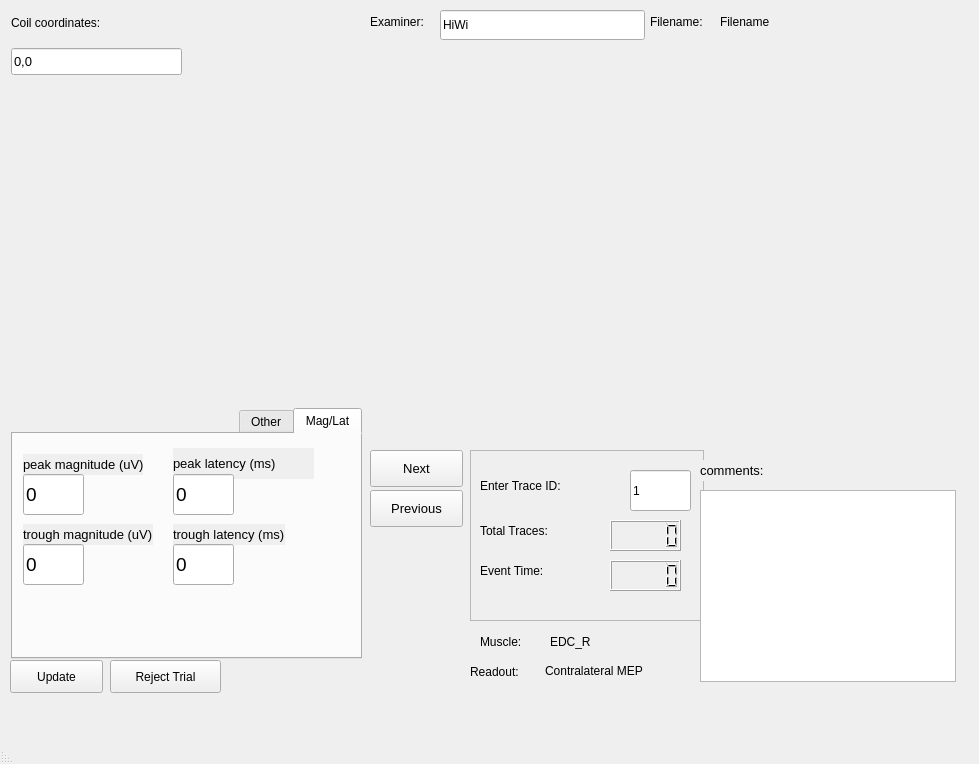
<?xml version="1.0" encoding="UTF-8"?>
<ui version="4.0">
 <class>MainWindow</class>
 <widget class="QMainWindow" name="MainWindow">
  <property name="geometry">
   <rect>
    <x>0</x>
    <y>0</y>
    <width>979</width>
    <height>764</height>
   </rect>
  </property>
  <property name="windowTitle">
   <string>MainWindow</string>
  </property>
  <property name="layoutDirection">
   <enum>Qt::RightToLeft</enum>
  </property>
  <property name="dockNestingEnabled">
   <bool>false</bool>
  </property>
  <property name="unifiedTitleAndToolBarOnMac">
   <bool>true</bool>
  </property>
  <widget class="QWidget" name="centralwidget">
   <property name="maximumSize">
    <size>
     <width>1510</width>
     <height>862</height>
    </size>
   </property>
   <property name="autoFillBackground">
    <bool>true</bool>
   </property>
   <widget class="QLabel" name="readout_label">
    <property name="geometry">
     <rect>
      <x>470</x>
      <y>660</y>
      <width>71</width>
      <height>24</height>
     </rect>
    </property>
    <property name="font">
     <font>
      <pointsize>9</pointsize>
     </font>
    </property>
    <property name="autoFillBackground">
     <bool>true</bool>
    </property>
    <property name="text">
     <string>Readout:</string>
    </property>
   </widget>
   <widget class="QLabel" name="channel_label">
    <property name="geometry">
     <rect>
      <x>550</x>
      <y>630</y>
      <width>60</width>
      <height>24</height>
     </rect>
    </property>
    <property name="font">
     <font>
      <pointsize>9</pointsize>
     </font>
    </property>
    <property name="autoFillBackground">
     <bool>true</bool>
    </property>
    <property name="text">
     <string>EDC_R</string>
    </property>
   </widget>
   <widget class="QLabel" name="readout">
    <property name="geometry">
     <rect>
      <x>545</x>
      <y>660</y>
      <width>133</width>
      <height>21</height>
     </rect>
    </property>
    <property name="font">
     <font>
      <pointsize>9</pointsize>
     </font>
    </property>
    <property name="text">
     <string>Contralateral MEP</string>
    </property>
   </widget>
   <widget class="QLabel" name="muscle_label">
    <property name="geometry">
     <rect>
      <x>480</x>
      <y>630</y>
      <width>67</width>
      <height>24</height>
     </rect>
    </property>
    <property name="font">
     <font>
      <pointsize>9</pointsize>
     </font>
    </property>
    <property name="autoFillBackground">
     <bool>true</bool>
    </property>
    <property name="text">
     <string>Muscle:</string>
    </property>
   </widget>
   <widget class="MplWidget" name="MplWidget2" native="true">
    <property name="enabled">
     <bool>true</bool>
    </property>
    <property name="geometry">
     <rect>
      <x>11</x>
      <y>82</y>
      <width>351</width>
      <height>319</height>
     </rect>
    </property>
   </widget>
   <widget class="MplWidget" name="MplWidget1" native="true">
    <property name="geometry">
     <rect>
      <x>370</x>
      <y>48</y>
      <width>591</width>
      <height>400</height>
     </rect>
    </property>
    <property name="layoutDirection">
     <enum>Qt::LeftToRight</enum>
    </property>
   </widget>
   <widget class="QFrame" name="frame">
    <property name="geometry">
     <rect>
      <x>470</x>
      <y>450</y>
      <width>234</width>
      <height>171</height>
     </rect>
    </property>
    <property name="font">
     <font>
      <pointsize>9</pointsize>
     </font>
    </property>
    <property name="frameShape">
     <enum>QFrame::StyledPanel</enum>
    </property>
    <property name="frameShadow">
     <enum>QFrame::Raised</enum>
    </property>
    <widget class="QLabel" name="label">
     <property name="geometry">
      <rect>
       <x>10</x>
       <y>20</y>
       <width>141</width>
       <height>31</height>
      </rect>
     </property>
     <property name="font">
      <font>
       <pointsize>9</pointsize>
      </font>
     </property>
     <property name="text">
      <string>Enter Trace ID:</string>
     </property>
    </widget>
    <widget class="QLineEdit" name="trace_idx_num">
     <property name="geometry">
      <rect>
       <x>160</x>
       <y>20</y>
       <width>61</width>
       <height>41</height>
      </rect>
     </property>
     <property name="font">
      <font>
       <pointsize>9</pointsize>
      </font>
     </property>
     <property name="text">
      <string>1</string>
     </property>
    </widget>
    <widget class="QLCDNumber" name="last_trace_num">
     <property name="geometry">
      <rect>
       <x>140</x>
       <y>70</y>
       <width>71</width>
       <height>31</height>
      </rect>
     </property>
     <property name="font">
      <font>
       <pointsize>9</pointsize>
      </font>
     </property>
    </widget>
    <widget class="QLabel" name="label_2">
     <property name="geometry">
      <rect>
       <x>10</x>
       <y>60</y>
       <width>131</width>
       <height>41</height>
      </rect>
     </property>
     <property name="font">
      <font>
       <pointsize>9</pointsize>
      </font>
     </property>
     <property name="text">
      <string>Total Traces: </string>
     </property>
    </widget>
    <widget class="QLCDNumber" name="event_time_num">
     <property name="geometry">
      <rect>
       <x>140</x>
       <y>110</y>
       <width>71</width>
       <height>31</height>
      </rect>
     </property>
     <property name="font">
      <font>
       <pointsize>9</pointsize>
      </font>
     </property>
    </widget>
    <widget class="QLabel" name="label_3">
     <property name="geometry">
      <rect>
       <x>10</x>
       <y>100</y>
       <width>131</width>
       <height>41</height>
      </rect>
     </property>
     <property name="font">
      <font>
       <pointsize>9</pointsize>
      </font>
     </property>
     <property name="text">
      <string>Event Time:</string>
     </property>
    </widget>
   </widget>
   <widget class="QLineEdit" name="examiner_name">
    <property name="geometry">
     <rect>
      <x>440</x>
      <y>10</y>
      <width>205</width>
      <height>30</height>
     </rect>
    </property>
    <property name="font">
     <font>
      <pointsize>9</pointsize>
     </font>
    </property>
    <property name="text">
     <string>HiWi</string>
    </property>
   </widget>
   <widget class="QLabel" name="filename_label">
    <property name="geometry">
     <rect>
      <x>650</x>
      <y>10</y>
      <width>94</width>
      <height>24</height>
     </rect>
    </property>
    <property name="font">
     <font>
      <pointsize>9</pointsize>
     </font>
    </property>
    <property name="text">
     <string>Filename: </string>
    </property>
   </widget>
   <widget class="QLabel" name="filename_label_2">
    <property name="geometry">
     <rect>
      <x>720</x>
      <y>10</y>
      <width>251</width>
      <height>24</height>
     </rect>
    </property>
    <property name="font">
     <font>
      <pointsize>9</pointsize>
     </font>
    </property>
    <property name="text">
     <string>Filename</string>
    </property>
   </widget>
   <widget class="QLabel" name="coilcoordinateslabel">
    <property name="geometry">
     <rect>
      <x>11</x>
      <y>11</y>
      <width>155</width>
      <height>24</height>
     </rect>
    </property>
    <property name="font">
     <font>
      <pointsize>9</pointsize>
     </font>
    </property>
    <property name="text">
     <string>Coil coordinates: </string>
    </property>
   </widget>
   <widget class="QLabel" name="examinerlabel">
    <property name="geometry">
     <rect>
      <x>370</x>
      <y>10</y>
      <width>96</width>
      <height>24</height>
     </rect>
    </property>
    <property name="font">
     <font>
      <pointsize>9</pointsize>
     </font>
    </property>
    <property name="text">
     <string>Examiner: </string>
    </property>
   </widget>
   <widget class="QPushButton" name="next_button">
    <property name="geometry">
     <rect>
      <x>370</x>
      <y>450</y>
      <width>93</width>
      <height>37</height>
     </rect>
    </property>
    <property name="font">
     <font>
      <pointsize>10</pointsize>
     </font>
    </property>
    <property name="text">
     <string>Next</string>
    </property>
   </widget>
   <widget class="QTextEdit" name="commentbox">
    <property name="geometry">
     <rect>
      <x>700</x>
      <y>490</y>
      <width>256</width>
      <height>192</height>
     </rect>
    </property>
   </widget>
   <widget class="QPushButton" name="previous_button">
    <property name="geometry">
     <rect>
      <x>370</x>
      <y>490</y>
      <width>93</width>
      <height>37</height>
     </rect>
    </property>
    <property name="font">
     <font>
      <pointsize>10</pointsize>
     </font>
    </property>
    <property name="text">
     <string>Previous</string>
    </property>
   </widget>
   <widget class="QPushButton" name="reject_button">
    <property name="geometry">
     <rect>
      <x>110</x>
      <y>660</y>
      <width>111</width>
      <height>33</height>
     </rect>
    </property>
    <property name="font">
     <font>
      <pointsize>9</pointsize>
     </font>
    </property>
    <property name="text">
     <string>Reject Trial</string>
    </property>
   </widget>
   <widget class="QLineEdit" name="coil_coordinate_input">
    <property name="geometry">
     <rect>
      <x>11</x>
      <y>48</y>
      <width>171</width>
      <height>27</height>
     </rect>
    </property>
    <property name="font">
     <font>
      <pointsize>10</pointsize>
     </font>
    </property>
    <property name="text">
     <string>0,0</string>
    </property>
   </widget>
   <widget class="QLabel" name="zeroxinglabel_2">
    <property name="geometry">
     <rect>
      <x>700</x>
      <y>460</y>
      <width>83</width>
      <height>21</height>
     </rect>
    </property>
    <property name="font">
     <font>
      <pointsize>10</pointsize>
     </font>
    </property>
    <property name="autoFillBackground">
     <bool>true</bool>
    </property>
    <property name="text">
     <string>comments:</string>
    </property>
   </widget>
   <widget class="QPushButton" name="update_attrs_button">
    <property name="geometry">
     <rect>
      <x>10</x>
      <y>660</y>
      <width>93</width>
      <height>33</height>
     </rect>
    </property>
    <property name="font">
     <font>
      <pointsize>9</pointsize>
     </font>
    </property>
    <property name="text">
     <string>Update</string>
    </property>
   </widget>
   <widget class="QTabWidget" name="tabWidget">
    <property name="geometry">
     <rect>
      <x>11</x>
      <y>408</y>
      <width>351</width>
      <height>251</height>
     </rect>
    </property>
    <property name="font">
     <font>
      <pointsize>9</pointsize>
     </font>
    </property>
    <property name="currentIndex">
     <number>0</number>
    </property>
    <widget class="QWidget" name="tab">
     <attribute name="title">
      <string>Mag/Lat</string>
     </attribute>
     <widget class="QLabel" name="peaklatlabel">
      <property name="geometry">
       <rect>
        <x>160</x>
        <y>14</y>
        <width>141</width>
        <height>31</height>
       </rect>
      </property>
      <property name="font">
       <font>
        <pointsize>10</pointsize>
       </font>
      </property>
      <property name="autoFillBackground">
       <bool>true</bool>
      </property>
      <property name="text">
       <string>peak latency (ms)</string>
      </property>
     </widget>
     <widget class="QLabel" name="troughlatlabel">
      <property name="geometry">
       <rect>
        <x>160</x>
        <y>90</y>
        <width>112</width>
        <height>21</height>
       </rect>
      </property>
      <property name="font">
       <font>
        <pointsize>10</pointsize>
       </font>
      </property>
      <property name="autoFillBackground">
       <bool>true</bool>
      </property>
      <property name="text">
       <string>trough latency (ms)</string>
      </property>
     </widget>
     <widget class="QLabel" name="troughvoltlabel">
      <property name="geometry">
       <rect>
        <x>10</x>
        <y>90</y>
        <width>130</width>
        <height>21</height>
       </rect>
      </property>
      <property name="font">
       <font>
        <pointsize>10</pointsize>
       </font>
      </property>
      <property name="autoFillBackground">
       <bool>true</bool>
      </property>
      <property name="text">
       <string>trough magnitude (uV)</string>
      </property>
     </widget>
     <widget class="QLabel" name="peakvoltlabel">
      <property name="geometry">
       <rect>
        <x>10</x>
        <y>20</y>
        <width>120</width>
        <height>21</height>
       </rect>
      </property>
      <property name="font">
       <font>
        <pointsize>10</pointsize>
       </font>
      </property>
      <property name="autoFillBackground">
       <bool>true</bool>
      </property>
      <property name="text">
       <string>peak magnitude (uV)</string>
      </property>
     </widget>
     <widget class="QLineEdit" name="peaklat_num">
      <property name="geometry">
       <rect>
        <x>160</x>
        <y>40</y>
        <width>61</width>
        <height>41</height>
       </rect>
      </property>
      <property name="font">
       <font>
        <pointsize>14</pointsize>
       </font>
      </property>
      <property name="text">
       <string>0</string>
      </property>
     </widget>
     <widget class="QLineEdit" name="troughmag_num">
      <property name="geometry">
       <rect>
        <x>10</x>
        <y>110</y>
        <width>61</width>
        <height>41</height>
       </rect>
      </property>
      <property name="font">
       <font>
        <pointsize>14</pointsize>
       </font>
      </property>
      <property name="text">
       <string>0</string>
      </property>
     </widget>
     <widget class="QLineEdit" name="troughlat_num">
      <property name="geometry">
       <rect>
        <x>160</x>
        <y>110</y>
        <width>61</width>
        <height>41</height>
       </rect>
      </property>
      <property name="font">
       <font>
        <pointsize>14</pointsize>
       </font>
      </property>
      <property name="text">
       <string>0</string>
      </property>
     </widget>
     <widget class="QLineEdit" name="peakmag_num">
      <property name="geometry">
       <rect>
        <x>10</x>
        <y>40</y>
        <width>61</width>
        <height>41</height>
       </rect>
      </property>
      <property name="font">
       <font>
        <pointsize>14</pointsize>
       </font>
      </property>
      <property name="text">
       <string>0</string>
      </property>
     </widget>
    </widget>
    <widget class="QWidget" name="tab_2">
     <attribute name="title">
      <string>Other</string>
     </attribute>
     <widget class="QLabel" name="zeroxinglabel">
      <property name="geometry">
       <rect>
        <x>10</x>
        <y>70</y>
        <width>161</width>
        <height>21</height>
       </rect>
      </property>
      <property name="font">
       <font>
        <pointsize>10</pointsize>
       </font>
      </property>
      <property name="autoFillBackground">
       <bool>true</bool>
      </property>
      <property name="text">
       <string>zero crossing latency (ms)</string>
      </property>
     </widget>
     <widget class="QLabel" name="time_since_pulse_label_3">
      <property name="geometry">
       <rect>
        <x>210</x>
        <y>80</y>
        <width>41</width>
        <height>16</height>
       </rect>
      </property>
      <property name="font">
       <font>
        <pointsize>10</pointsize>
       </font>
      </property>
      <property name="autoFillBackground">
       <bool>true</bool>
      </property>
      <property name="text">
       <string>di/dt</string>
      </property>
     </widget>
     <widget class="QLabel" name="time_since_pulse_label_2">
      <property name="geometry">
       <rect>
        <x>210</x>
        <y>13</y>
        <width>121</width>
        <height>16</height>
       </rect>
      </property>
      <property name="font">
       <font>
        <pointsize>10</pointsize>
       </font>
      </property>
      <property name="autoFillBackground">
       <bool>true</bool>
      </property>
      <property name="text">
       <string>onset shift (ms)</string>
      </property>
     </widget>
     <widget class="QLabel" name="time_since_pulse_label">
      <property name="geometry">
       <rect>
        <x>10</x>
        <y>140</y>
        <width>201</width>
        <height>21</height>
       </rect>
      </property>
      <property name="font">
       <font>
        <pointsize>10</pointsize>
       </font>
      </property>
      <property name="autoFillBackground">
       <bool>true</bool>
      </property>
      <property name="text">
       <string>time since last pulse (ms)</string>
      </property>
     </widget>
     <widget class="QLabel" name="stimintensitylabel">
      <property name="geometry">
       <rect>
        <x>10</x>
        <y>10</y>
        <width>181</width>
        <height>21</height>
       </rect>
      </property>
      <property name="font">
       <font>
        <pointsize>10</pointsize>
       </font>
      </property>
      <property name="autoFillBackground">
       <bool>true</bool>
      </property>
      <property name="text">
       <string>stim intensity (% MSO)</string>
      </property>
     </widget>
     <widget class="QLineEdit" name="zcr_lat_num">
      <property name="geometry">
       <rect>
        <x>10</x>
        <y>90</y>
        <width>61</width>
        <height>41</height>
       </rect>
      </property>
      <property name="font">
       <font>
        <pointsize>14</pointsize>
       </font>
      </property>
      <property name="text">
       <string>0</string>
      </property>
     </widget>
     <widget class="QLineEdit" name="stimintensity_num">
      <property name="geometry">
       <rect>
        <x>10</x>
        <y>30</y>
        <width>61</width>
        <height>41</height>
       </rect>
      </property>
      <property name="font">
       <font>
        <pointsize>14</pointsize>
       </font>
      </property>
      <property name="text">
       <string>0</string>
      </property>
     </widget>
     <widget class="QLineEdit" name="onset_shift_num">
      <property name="geometry">
       <rect>
        <x>210</x>
        <y>30</y>
        <width>61</width>
        <height>41</height>
       </rect>
      </property>
      <property name="font">
       <font>
        <pointsize>14</pointsize>
       </font>
      </property>
      <property name="text">
       <string>0</string>
      </property>
     </widget>
     <widget class="QLineEdit" name="didt_num">
      <property name="geometry">
       <rect>
        <x>210</x>
        <y>100</y>
        <width>61</width>
        <height>41</height>
       </rect>
      </property>
      <property name="font">
       <font>
        <pointsize>14</pointsize>
       </font>
      </property>
      <property name="text">
       <string>0</string>
      </property>
     </widget>
     <widget class="QLineEdit" name="time_since_pulse_num">
      <property name="geometry">
       <rect>
        <x>10</x>
        <y>160</y>
        <width>61</width>
        <height>41</height>
       </rect>
      </property>
      <property name="font">
       <font>
        <pointsize>14</pointsize>
       </font>
      </property>
      <property name="text">
       <string>0</string>
      </property>
     </widget>
    </widget>
   </widget>
  </widget>
  <widget class="QMenuBar" name="menubar">
   <property name="geometry">
    <rect>
     <x>0</x>
     <y>0</y>
     <width>979</width>
     <height>21</height>
    </rect>
   </property>
  </widget>
  <widget class="QStatusBar" name="statusbar"/>
 </widget>
 <layoutdefault spacing="7" margin="11"/>
 <customwidgets>
  <customwidget>
   <class>MplWidget</class>
   <extends>QWidget</extends>
   <header>.mplwidget.h</header>
   <container>1</container>
  </customwidget>
 </customwidgets>
 <resources/>
 <connections/>
 <designerdata>
  <property name="gridDeltaX">
   <number>10</number>
  </property>
  <property name="gridDeltaY">
   <number>10</number>
  </property>
  <property name="gridSnapX">
   <bool>true</bool>
  </property>
  <property name="gridSnapY">
   <bool>true</bool>
  </property>
  <property name="gridVisible">
   <bool>true</bool>
  </property>
 </designerdata>
</ui>
